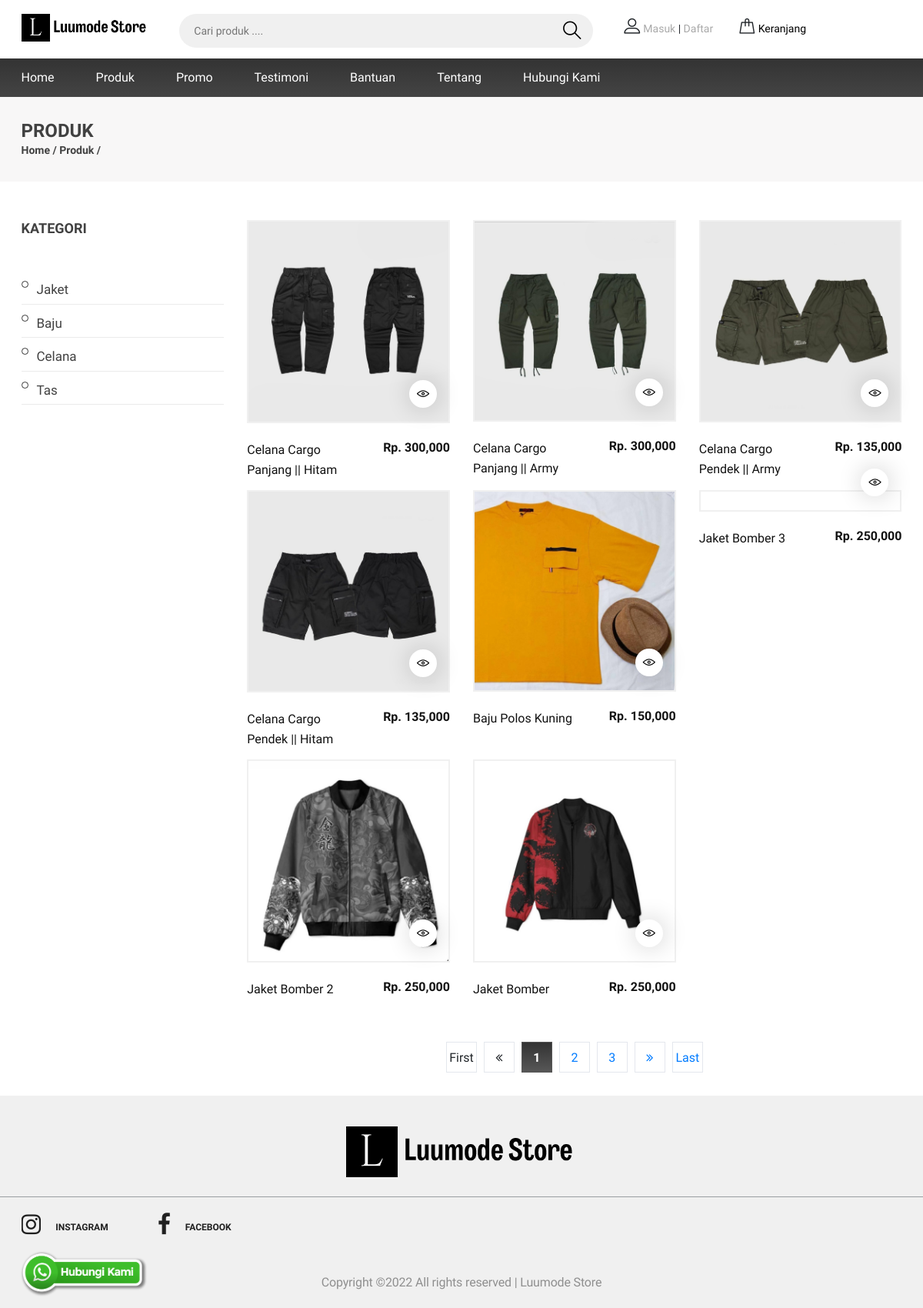
/produk.php, run on the app's committed database.
### tables this page shows
CREATE TABLE `tbl_logo` (
  `id` int(11) NOT NULL,
  `gambar` text NOT NULL
);

CREATE TABLE `tbl_kategori` (
  `id_kategori` int(11) NOT NULL,
  `nama_kategori` varchar(30) NOT NULL,
  `id_user` int(11) NOT NULL,
  `tanggal_update` timestamp NOT NULL DEFAULT CURRENT_TIMESTAMP ON UPDATE CURRENT_TIMESTAMP
);

CREATE TABLE `tbl_produk` (
  `id_produk` int(11) NOT NULL,
  `id_kategori` int(11) NOT NULL,
  `nama_produk` tinytext NOT NULL,
  `harga_produk` int(11) NOT NULL DEFAULT '0',
  `berat_produk` int(11) NOT NULL,
  `deskripsi_produk` text NOT NULL,
  `gambar_produk` text NOT NULL,
  `terjual` int(11) NOT NULL DEFAULT '0',
  `stok` int(11) NOT NULL DEFAULT '0',
  `id_user` int(11) NOT NULL,
  `tanggal_update` timestamp NOT NULL DEFAULT CURRENT_TIMESTAMP ON UPDATE CURRENT_TIMESTAMP
);

CREATE TABLE `tbl_instansi` (
  `id_instansi` int(11) NOT NULL,
  `nama_instansi` varchar(50) NOT NULL,
  `pimpinan_instansi` varchar(50) NOT NULL,
  `email_instansi` varchar(50) NOT NULL,
  `telepon_instansi` varchar(15) NOT NULL,
  `facebook` varchar(50) NOT NULL,
  `instagram` varchar(50) NOT NULL,
  `website` varchar(50) NOT NULL,
  `logo_instansi` text NOT NULL,
  `alamat_instansi` text NOT NULL,
  `maps` text NOT NULL,
  `tentang` text NOT NULL,
  `id_user` int(11) NOT NULL,
  `tanggal_update` timestamp NOT NULL DEFAULT CURRENT_TIMESTAMP ON UPDATE CURRENT_TIMESTAMP
);

### config/class.php (called while the page is built, shortened)
<?php
$mysqli = new mysqli("localhost","root","","toko");
class kategori
{
	public $koneksi;
	function __construct($mysqli)
	{
		$this->koneksi = $mysqli;
	}
	function show()
	{
		$semuadata = array();
		$ambil = $this->koneksi->query("SELECT * FROM tbl_kategori ORDER BY id_kategori DESC");
		while ($pecahdata=$ambil->fetch_assoc())
		{
			$semuadata[]=$pecahdata;
		}
		return $semuadata;
	}
}
class produk
{
	public $koneksi;
	function __construct($mysqli)
	{
		$this->koneksi = $mysqli;
	}
	function tampilprodukterbaru($posisi,$batas)
	{
		$semuadata = array();
		$ambildata=$this->koneksi->query("SELECT * FROM tbl_produk JOIN tbl_kategori ON tbl_produk.id_kategori=tbl_kategori.id_kategori  ORDER BY tbl_produk.id_produk DESC LIMIT $posisi,$batas")or die(mysqli_error($this->koneksi));
		while($pecahdata=$ambildata->fetch_assoc())
		{
			$semuadata[]=$pecahdata;
		}
		return $semuadata;
	}
	function total_produk()
	{
		$ambil=$this->koneksi->query("SELECT * FROM tbl_produk");
		$hitung=$ambil->num_rows;
		return $hitung;
	}
}
class instansi
{
	public $koneksi;
	function __construct($mysqli)
	{
		$this->koneksi = $mysqli;
	}
	function detail()
	{
		$ambil = $this->koneksi->query("SELECT * FROM tbl_instansi WHERE id_instansi='1' ");
		$pecah = $ambil->fetch_assoc();
		return $pecah;
	}
	function logo()
	{
		$ambil = $this->koneksi->query("SELECT * FROM tbl_logo WHERE id='1' ");
		$pecah = $ambil->fetch_assoc();
		return $pecah;
	}
}
$kategori 	   = new kategori($mysqli);
$produk 	   = new produk($mysqli);
$instansi 	   = new instansi($mysqli);
?>

### config/fungsi.php (called while the page is built, shortened)
<?php
function word_limiter ($string, $limit)
{
	$word = explode(" ", $string);
	return implode(" ",array_splice($word, 0, $limit));
}
?>

### produk.php (the view, shortened to what this page needs)
<?php
include 'config/class.php';
include 'config/fungsi.php';
$kategori = $kategori->show();
$page = (isset($_GET['page']))? $_GET['page'] : 1;
$batas=8;
if (isset($_GET["page"]) AND !empty($_GET["page"]))
{
	$posisi = ($_GET["page"]-1)*8;
}
else
{
	$posisi = 0;
}
$dataproduk=$produk->tampilprodukterbaru($posisi,$batas);
?>
<!DOCTYPE html>
<html lang="zxx">
<head>
	<link rel="stylesheet" href="css/bootstrap.min.css"/>
	<link rel="stylesheet" href="css/font-awesome.min.css"/>
	<link rel="stylesheet" href="css/flaticon.css"/>
	<link rel="stylesheet" href="css/slicknav.min.css"/>
	<link rel="stylesheet" href="css/jquery-ui.min.css"/>
	<link rel="stylesheet" href="css/owl.carousel.min.css"/>
	<link rel="stylesheet" href="css/animate.css"/>
	<link rel="stylesheet" href="css/style.css"/>
</head>
<body>
	<?php include 'header.php'; ?>
	<div class="page-top-info">
		<div class="container">
			<h4>Produk</h4>
			<div class="site-pagination">
				<a href="">Home</a> /
				<a href="">Produk</a> /
			</div>
		</div>
	</div>
	<section class="category-section spad">
		<div class="container">
			<div class="row">
				<div class="col-lg-3 order-2 order-lg-1">
					<div class="filter-widget">
						<h2 class="fw-title">Kategori</h2>
						<ul class="category-menu">
							<?php foreach ($kategori as $key => $value): ?>
								<li><a href="produk-kategori?id=<?= $value['id_kategori'] ?>"><?= $value['nama_kategori'] ?></a></li>
							<?php endforeach ?>
						</ul>
					</div>
				</div>
				<div class="col-lg-9  order-1 order-lg-2 mb-5 mb-lg-0">
					<div class="row">
						<?php foreach ($dataproduk as $key => $value): ?>
							<div class="col-lg-4 col-sm-6">
								<div class="product-item">
									<div class="pi-pic" style="border: 2px solid #F0F0F0;">
										<a href="detail-produk.php?id=<?= $value['id_produk'] ?>">
											<img src="media/upload-produk/<?= $value['gambar_produk'] ?>" alt="">
										</a>
										<div class="pi-links">
											<a href="detail-produk.php?id=<?= $value['id_produk'] ?>" class="add-card"><i class="flaticon-visible"></i><span>DETAIL</span></a>
										</div>
									</div>
									<div class="pi-text">
										<h6>Rp. <?= number_format($value['harga_produk']) ?></h6>
										<p><?= word_limiter($value['nama_produk'], 6) ?></p>
									</div>
								</div>
							</div>
						<?php endforeach ?>
						<div class="text-center w-100 pt-3">
							<?php if (empty($dataproduk)): ?>
								<?php else: ?>
									<div class="store-filter clearfix">
										<ul class="store-pagination">
											<?php
											if($page == 1){
												?>
												<li><a class="disabled">First</a></li>
												<li><a class="disabled"><i class="fa fa-angle-double-left"></i></a></li>
												<?php
											}else{
												$link_prev = ($page > 1)? $page - 1 : 1;
												?>
												<li><a href="produk?page=1">First</a></li>
												<li><a href="produk?page=<?php echo $link_prev; ?>"><i class="fa fa-angle-double-left"></i></a></li>
												<?php
											}
											?>
											<?php
											$banyakproduk=$produk->total_produk();
											$banyakpage=ceil($banyakproduk/$batas);
											$jumlah_number = 3;
											$start_number = ($page > $jumlah_number)? $page - $jumlah_number : 1;
											$end_number = ($page < ($banyakpage - $jumlah_number))? $page + $jumlah_number : $banyakpage;
											for($i = $start_number; $i <= $end_number; $i++){
												$link_active = ($page == $i)? ' class="active"' : '';
												?>
												<li<?php echo $link_active; ?>><a href="produk?page=<?php echo $i; ?>"><?php echo $i; ?></a></li>
												<?php
											}
											?>
											<?php
											if($page == $banyakpage){
												?>
												<li><a class="disabled"><i class="fa fa-angle-double-right"></i></a></li>
												<li><a class="disabled">Last</li>
													<?php
                }else{
                	$link_next = ($page < $banyakpage)? $page + 1 : $banyakpage;
                	?>
                	<li><a href="produk?page=<?php echo $link_next; ?>"><i class="fa fa-angle-double-right"></i></a></li>
                	<li><a href="produk?page=<?php echo $banyakpage; ?>">Last</a></li>
                	<?php
                }
                ?>
            </ul>
        </div>
    <?php endif ?>
</div>
</div>
</div>
</div>
</div>
</section>
<?php include 'footer.php'; ?>
<?php include 'whatsapp.php'; ?>
</body>
</html>

### header.php (shortened to what this page needs)
<?php
$log = $instansi->logo();
?>
<header class="header-section">
	<div class="header-top">
		<div class="container">
			<div class="row">
				<div class="col-lg-2 text-center text-lg-left">
					<a href="./" class="site-logo">
						<img src="media/upload-instansi/<?= $log['gambar'] ?>" alt="">
					</a>
				</div>
				<div class="col-xl-6 col-lg-5">
					<form method="get" action="pencarian" class="header-search-form">
						<input type="text" name="keyword" placeholder="Cari produk ...." required="">
						<button><i class="flaticon-search"></i></button>
					</form>
				</div>
				<div class="col-xl-4 col-lg-5">
					<div class="user-panel">
						<?php if (isset($_SESSION['pelanggan'])): ?>
							<div class="up-item">
								<i class="flaticon-profile"></i>
								<a href="member" style="color: #A9A9A9;"><?= $datapelanggan['nama_pelanggan'] ?></a> | <a href="logout" style="color: #A9A9A9;">Keluar</a>
							</div>
							<?php else: ?>
								<div class="up-item">
									<i class="flaticon-profile"></i>
									<a href="login" style="color: #A9A9A9;">Masuk</a> | <a href="daftar" style="color: #A9A9A9;">Daftar</a>
								</div>
							<?php endif ?>
							<div class="up-item">
								<div class="shopping-card">
									<i class="flaticon-bag"></i>
									</div>
									<a href="keranjang">Keranjang</a>
								</div>
							</div>
						</div>
					</div>
				</div>
			</div>
			<nav class="main-navbar">
				<div class="container">
					<ul class="main-menu">
						<li><a href="./">Home</a></li>
						<li><a href="produk">Produk</a></li>
						<li><a href="promo.php">Promo</a></li>
						<li><a href="testimoni.php">Testimoni</a></li>
						<li><a href="bantuan">Bantuan</a></li>
						<li><a href="tentang">Tentang</a></li>
						<li><a href="kontak">Hubungi Kami
						</a></li>
					</ul>
				</div>
			</nav>
		</header>

### footer.php
<?php
	$logi = $instansi->logo();
	$finstansi = $instansi->detail();
?>
<section class="footer-section">
	<div class="container">
		<div class="footer-logo text-center">
			<a href="./"><img src="media/upload-instansi/<?= $logi['gambar'] ?>" alt=""></a>
		</div>
	</div>
	<div class="social-links-warp">
		<div class="container">
			<div class="social-links">
				<a href="" class="instagram"><i class="fa fa-instagram"></i><span>instagram</span></a>
				<a href="" class="facebook"><i class="fa fa-facebook"></i><span>facebook</span></a>
			</div>
			<p class=" text-center mt-5">Copyright &copy;<script>document.write(new Date().getFullYear());</script> All rights reserved | <?= $finstansi['nama_instansi'] ?></p>
		</div>
	</div>
</section>

### data on the page
tbl_logo: gambar (picture)
tbl_kategori: nama_kategori "Jaket"
tbl_kategori: nama_kategori "Baju"
tbl_kategori: nama_kategori "Celana"
tbl_kategori: nama_kategori "Tas"
tbl_produk: gambar_produk (picture), harga_produk "300,000", nama_produk "Celana Cargo Panjang || Hitam"
tbl_produk: gambar_produk (picture), harga_produk "300,000", nama_produk "Celana Cargo Panjang || Army"
tbl_produk: gambar_produk (picture), harga_produk "135,000", nama_produk "Celana Cargo Pendek || Army"
tbl_produk: gambar_produk (picture), harga_produk "135,000", nama_produk "Celana Cargo Pendek || Hitam"
tbl_produk: gambar_produk (picture), harga_produk "150,000", nama_produk "Baju Polos Kuning"
tbl_produk: harga_produk "250,000", nama_produk "Jaket Bomber 3"
tbl_produk: gambar_produk (picture), harga_produk "250,000", nama_produk "Jaket Bomber 2"
tbl_produk: gambar_produk (picture), harga_produk "250,000", nama_produk "Jaket Bomber"
tbl_instansi: nama_instansi "Luumode Store"
